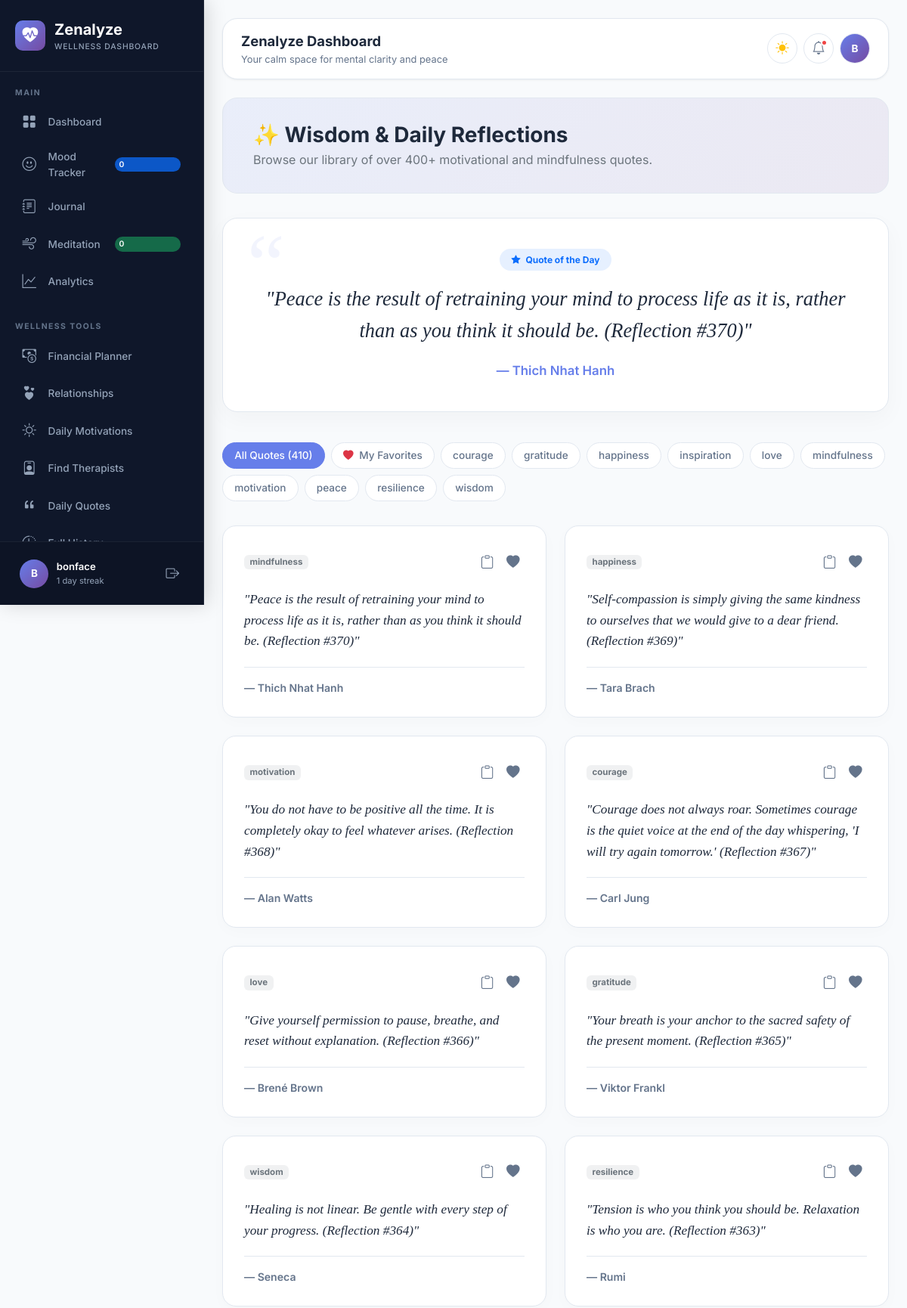
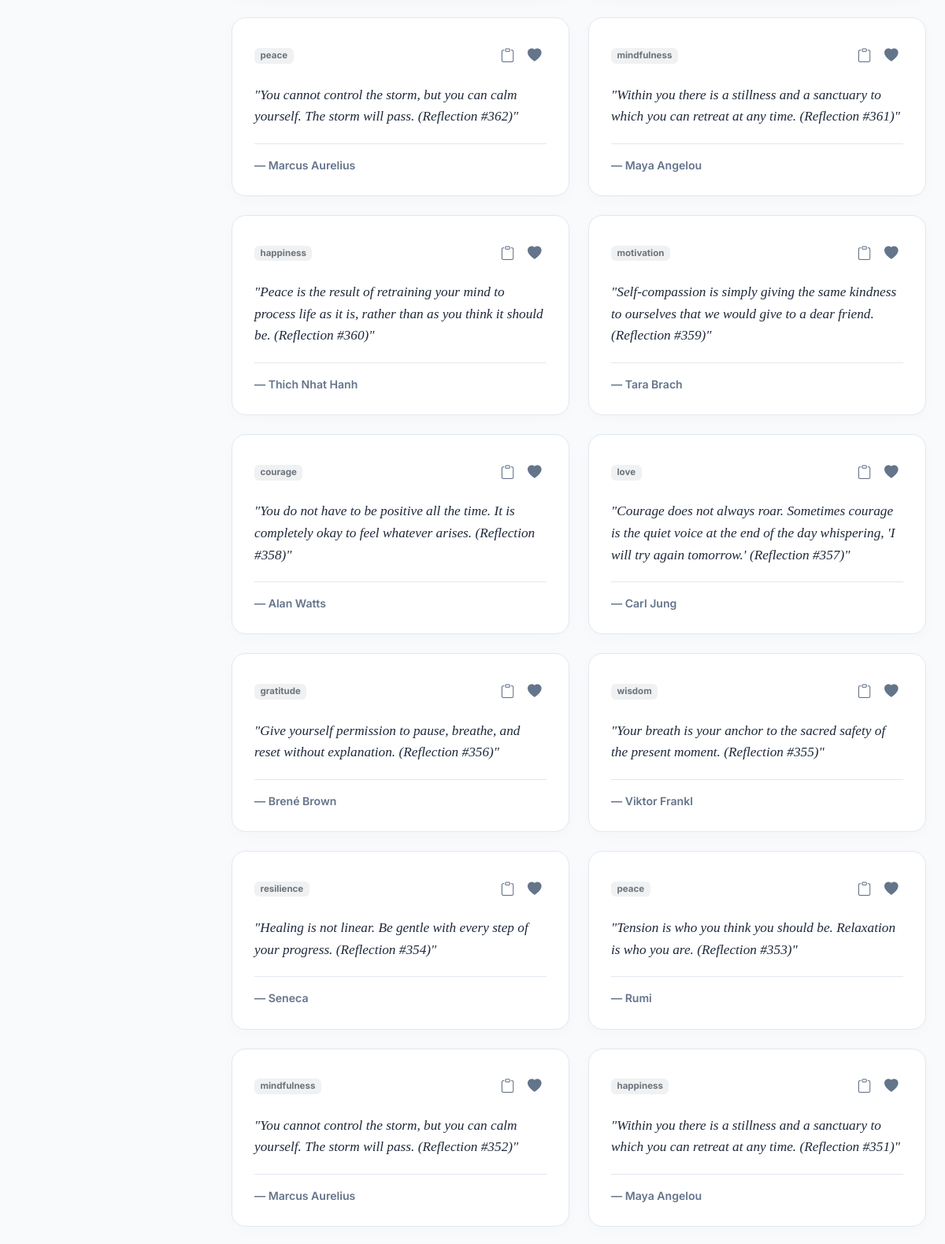
The app's page /quotes/ (signed in, upper part) with its own data (2 pictures, top to bottom).
### apps/accounts/models.py (models this page shows, shortened)
class User(AbstractUser):
    ROLE_CHOICES = [
        ('user', 'User'),
        ('admin', 'Admin'),
        ('therapist', 'Therapist'),
        ('moderator', 'Moderator'),
    ]
    email = models.EmailField(unique=True)
    full_name = models.CharField(max_length=150, blank=True)
    display_name = models.CharField(max_length=100, blank=True, null=True)
    avatar_url = models.CharField(max_length=500, blank=True, null=True)
    avatar = models.ImageField(upload_to='avatars/', blank=True, null=True)
    streak_days = models.IntegerField(default=0)
    wellness_score = models.IntegerField(default=50)
    role = models.CharField(max_length=20, choices=ROLE_CHOICES, default='user')
    emergency_contact_name = models.CharField(max_length=100, blank=True, null=True)
    emergency_contact_phone = models.CharField(max_length=50, blank=True, null=True)
    last_active = models.DateTimeField(auto_now=True)
    @property
    def is_admin_user(self):
        return self.role == 'admin' or self.is_superuser or self.is_staff
    @property
    def avatar_display_url(self):
        if self.avatar and hasattr(self.avatar, 'url'):
            return self.avatar.url
        if self.avatar_url:
            if self.avatar_url.startswith('http') or self.avatar_url.startswith('/'):
                return self.avatar_url
            return f"/{self.avatar_url}"
        return None
    @property
    def display_title(self):
        if self.display_name:
            return self.display_name
        if self.full_name:
            return self.full_name
        return self.username

### apps/quotes/models.py (models this page shows, shortened)
class Quote(models.Model):
    quote_text = models.TextField()
    author = models.CharField(max_length=255, default='Unknown')
    category = models.CharField(max_length=50, default='General')
    language = models.CharField(max_length=10, default='en')
    is_active = models.BooleanField(default=True)
    is_featured = models.BooleanField(default=False)
    created_at = models.DateTimeField(auto_now_add=True)
    class Meta:
        ordering = ['-created_at']

### apps/quotes/views.py (the view)
# urls.py: path('quotes/', views.quotes_view, name='quotes'),
@login_required
def quotes_view(request):
    user = request.user
    category = request.GET.get('category')
    fav_only = request.GET.get('favorite') == 'true'
    quotes_qs = Quote.objects.filter(is_active=True)
    if category and category != 'all':
        quotes_qs = quotes_qs.filter(category=category)
    user_fav_ids = list(
        QuoteUserInteraction.objects.filter(user=user, is_favorite=True).values_list('quote_id', flat=True)
    )
    if fav_only:
        quotes_qs = quotes_qs.filter(id__in=user_fav_ids)
    categories = Quote.objects.filter(is_active=True).values_list('category', flat=True).distinct().order_by('category')
    featured_quote = Quote.objects.filter(is_featured=True).first()
    if not featured_quote:
        featured_quote = Quote.objects.filter(is_active=True).first()
    paginator = Paginator(quotes_qs, 21)
    page_number = request.GET.get('page', 1)
    page_obj = paginator.get_page(page_number)
    return render(request, 'quotes/quotes.html', {
        'page_obj': page_obj,
        'categories': categories,
        'current_category': category,
        'is_favorite_filter': fav_only,
        'user_fav_ids': user_fav_ids,
        'featured_quote': featured_quote,
        'total_count': Quote.objects.filter(is_active=True).count(),
    })

### apps/notifications/models.py (called while the page is built)
    @property
    def icon_class(self):
        icon_map = {
            'system': 'bi-gear',
            'reminder': 'bi-bell',
            'achievement': 'bi-trophy',
            'community': 'bi-people',
            'mood': 'bi-emoji-smile',
            'journal': 'bi-journal-text',
            'wellness': 'bi-heart',
            'quote': 'bi-quote',
            'crisis': 'bi-exclamation-triangle',
            'message': 'bi-chat',
        }
        return icon_map.get(self.type, 'bi-bell')

### templates/quotes/quotes.html (shortened to what this page needs)
{% extends "base_dashboard.html" %}
{% block content %}
<div class="welcome-card">
    <h3 class="fw-bold mb-1">✨ Wisdom & Daily Reflections</h3>
    <p class="text-secondary mb-0">Browse our library of over 400+ motivational and mindfulness quotes.</p>
</div>
{% if featured_quote %}
<div class="daily-quote-feature">
    <span class="badge bg-primary bg-opacity-10 text-primary px-3 py-2 mb-3" style="border-radius: 50px;">
        <i class="bi bi-star-fill me-1"></i> Quote of the Day
    </span>
    <div class="quote-display-text">"{{ featured_quote.quote_text }}"</div>
    <div class="quote-author">— {{ featured_quote.author }}</div>
</div>
{% endif %}
<div class="category-filter-bar">
    <a href="{% url 'quotes:quotes' %}" class="filter-btn {% if not current_category or current_category == 'all' %}active{% endif %}">
        All Quotes ({{ total_count }})
    </a>
    <a href="{% url 'quotes:quotes' %}?favorite=true" class="filter-btn {% if is_favorite_filter %}active{% endif %}">
        <i class="bi bi-heart-fill text-danger me-1"></i> My Favorites
    </a>
    {% for cat in categories %}
    <a href="{% url 'quotes:quotes' %}?category={{ cat }}" class="filter-btn {% if current_category == cat %}active{% endif %}">
        {{ cat }}
    </a>
    {% endfor %}
</div>
<div class="quotes-grid">
    {% for quote in page_obj %}
    <div class="quote-card">
        <div>
            <div class="d-flex justify-content-between align-items-center mb-3">
                <span class="badge bg-secondary bg-opacity-10 text-secondary" style="border-radius: 6px; font-size: 0.72rem;">
                    {{ quote.category }}
                </span>
                <div class="d-flex gap-1">
                    <button class="quote-action-icon" onclick="copyQuoteText('{{ quote.quote_text|escapejs }} - {{ quote.author|escapejs }}', this)" title="Copy quote">
                        <i class="bi bi-clipboard"></i>
                    </button>
                    <button class="quote-action-icon {% if quote.id in user_fav_ids %}favorited{% endif %}" onclick="toggleFavoriteQuote({{ quote.id }}, this)" title="Add to favorites">
                        <i class="bi bi-heart-fill"></i>
                    </button>
                </div>
            </div>
            <div class="quote-card-text">"{{ quote.quote_text }}"</div>
        </div>
        <div class="quote-card-author pt-3 border-top" style="border-color: var(--border-color) !important;">
            — {{ quote.author }}
        </div>
    </div>
    {% empty %}
    <div class="col-12 text-center py-5 text-secondary">
        <i class="bi bi-quote fs-1 mb-2 d-block text-muted"></i>
        <h5>No quotes found in this category</h5>
    </div>
    {% endfor %}
</div>
{% endblock %}

### templates/includes/sidebar.html (shortened to what this page needs)
{% load static %}
<aside class="sidebar" id="sidebar">
    <div class="sidebar-header">
        <div class="sidebar-logo-icon"><i class="bi bi-heart-pulse-fill"></i></div>
        <div>
            <div class="sidebar-logo-text">Zenalyze</div>
            <div class="sidebar-logo-sub">Wellness Dashboard</div>
        </div>
    </div>
    <div class="sidebar-nav-wrap">
        <div class="nav-section">Main</div>
        <ul class="nav-list">
            <li class="nav-item">
                <a href="{% url 'wellness:dashboard' %}" class="nav-link {% if active_nav == 'dashboard' %}active{% endif %}">
                    <i class="bi bi-grid-fill"></i> <span>Dashboard</span>
                </a>
            </li>
            <li class="nav-item">
                <a href="{% url 'wellness:mood_log' %}" class="nav-link {% if active_nav == 'mood_log' %}active{% endif %}">
                    <i class="bi bi-emoji-smile"></i> <span>Mood Tracker</span>
                    <span class="nav-badge bg-primary bg-opacity-75 text-white">{{ user_stats.mood_count|default:0 }}</span>
                </a>
            </li>
            <li class="nav-item">
                <a href="{% url 'wellness:journal' %}" class="nav-link {% if active_nav == 'journal' %}active{% endif %}">
                    <i class="bi bi-journal-text"></i> <span>Journal</span>
                </a>
            </li>
            <li class="nav-item">
                <a href="{% url 'wellness:exercises' %}" class="nav-link {% if active_nav == 'exercises' %}active{% endif %}">
                    <i class="bi bi-wind"></i> <span>Meditation</span>
                    <span class="nav-badge bg-success bg-opacity-75 text-white">{{ user_stats.exercise_count|default:0 }}</span>
                </a>
            </li>
            <li class="nav-item">
                <a href="{% url 'wellness:analytics' %}" class="nav-link {% if active_nav == 'analytics' %}active{% endif %}">
                    <i class="bi bi-graph-up"></i> <span>Analytics</span>
                </a>
            </li>
        </ul>
        <div class="nav-section mt-3">Wellness Tools</div>
        <ul class="nav-list">
            <li class="nav-item">
                <a href="{% url 'wellness:financial' %}" class="nav-link {% if active_nav == 'financial' %}active{% endif %}">
                    <i class="bi bi-cash-coin"></i> <span>Financial Planner</span>
                </a>
            </li>
            <li class="nav-item">
                <a href="{% url 'wellness:relationships' %}" class="nav-link {% if active_nav == 'relationships' %}active{% endif %}">
                    <i class="bi bi-hearts"></i> <span>Relationships</span>
                </a>
            </li>
            <li class="nav-item">
                <a href="{% url 'wellness:motivations' %}" class="nav-link {% if active_nav == 'motivations' %}active{% endif %}">
                    <i class="bi bi-sun"></i> <span>Daily Motivations</span>
                </a>
            </li>
            <li class="nav-item">
                <a href="{% url 'therapists:index' %}" class="nav-link {% if active_nav == 'therapists' %}active{% endif %}">
                    <i class="bi bi-person-badge"></i> <span>Find Therapists</span>
                </a>
            </li>
            <li class="nav-item">
                <a href="{% url 'quotes:index' %}" class="nav-link {% if active_nav == 'quotes' %}active{% endif %}">
                    <i class="bi bi-quote"></i> <span>Daily Quotes</span>
                </a>
            </li>
            <li class="nav-item">
                <a href="{% url 'wellness:history' %}" class="nav-link {% if active_nav == 'history' %}active{% endif %}">
                    <i class="bi bi-clock-history"></i> <span>Full History</span>
                </a>
            </li>
        </ul>
    </div>
    <div class="sidebar-footer">
        <div class="sidebar-user">
            <div class="sidebar-avatar">
                {% if user.avatar_display_url %}
                    <img src="{{ user.avatar_display_url }}" alt="Avatar">
                {% else %}
                    {{ user.display_title|slice:":1"|upper }}
                {% endif %}
            </div>
            <div class="sidebar-user-info">
                <div class="sidebar-user-name">{{ user.display_title }}</div>
                <div class="sidebar-user-role">
                    {% if user.is_admin_user %}Admin{% else %}{{ user.streak_days }} day streak{% endif %}
                </div>
            </div>
            <a href="{% url 'accounts:logout' %}" class="sidebar-logout" title="Sign Out">
                <i class="bi bi-box-arrow-right"></i>
            </a>
        </div>
    </div>
</aside>

### templates/includes/topbar.html (shortened to what this page needs)
{% load static %}
<div class="topbar">
    <div class="topbar-left">
        <div>
            <div class="topbar-title">{% block topbar_title %}Zenalyze Dashboard{% endblock %}</div>
            <div class="topbar-subtitle">{% block topbar_subtitle %}Your calm space for mental clarity and peace{% endblock %}</div>
        </div>
    </div>
    <div class="topbar-right">
        <div class="dropdown">
            <button class="topbar-btn" data-bs-toggle="dropdown" title="Change Theme" aria-expanded="false">
                {% if current_theme == 'dark' %}
                    <i class="bi bi-moon-fill text-warning"></i>
                {% elif current_theme == 'auto' %}
                    <i class="bi bi-circle-half text-info"></i>
                {% else %}
                    <i class="bi bi-sun-fill text-warning"></i>
                {% endif %}
            </button>
        </div>
        <div class="dropdown">
            <button class="topbar-btn" data-bs-toggle="dropdown" title="Notifications" aria-expanded="false">
                <i class="bi bi-bell"></i>
                {% if unread_notifications_count > 0 %}
                <span class="notif-dot"></span>
                {% endif %}
            </button>
        </div>
        <div class="dropdown">
            <button class="topbar-btn" data-bs-toggle="dropdown" title="User Menu" aria-expanded="false">
                <div class="user-avatar-sm">
                    {% if user.avatar_display_url %}
                        <img src="{{ user.avatar_display_url }}" alt="Avatar">
                    {% else %}
                        {{ user.display_title|slice:":1"|upper }}
                    {% endif %}
                </div>
            </button>
        </div>
    </div>
</div>

### templates/quotes/quotes.html (style rules this page uses)
.welcome-card { background: linear-gradient(135deg, rgba(102, 126, 234, 0.1), rgba(118, 75, 162, 0.1)); border: 1px solid var(--border-color); border-radius: 20px; padding: 2rem 2.5rem; margin-bottom: 2rem; }
.daily-quote-feature { background: var(--card-bg); border: 1px solid var(--border-color); border-radius: 20px; padding: 2.5rem 2rem; text-align: center; margin-bottom: 2.5rem; box-shadow: 0 10px 30px rgba(0,0,0,0.03); position: relative; }
.daily-quote-feature::before { content: '“'; font-family: 'Playfair Display', serif; font-size: 7rem; position: absolute; top: -1.5rem; left: 2rem; opacity: 0.08; color: #667eea; pointer-events: none; }
.quote-display-text { font-family: 'Playfair Display', Georgia, serif; font-size: 1.65rem; line-height: 1.6; font-style: italic; color: var(--text-primary); max-width: 800px; margin: 0 auto 1.25rem auto; }
.quote-author { font-size: 1.05rem; font-weight: 600; color: #667eea; }
.category-filter-bar { display: flex; gap: 0.5rem; flex-wrap: wrap; margin-bottom: 2rem; }
.filter-btn { padding: 0.4rem 0.95rem; border-radius: 50px; border: 1px solid var(--border-color); background: var(--card-bg); color: var(--text-secondary); font-size: 0.85rem; font-weight: 500; text-decoration: none; transition: all 0.2s ease; }
.filter-btn:hover, .filter-btn.active { background: #667eea; color: white; border-color: #667eea; }
.quotes-grid { display: grid; grid-template-columns: repeat(auto-fill, minmax(320px, 1fr)); gap: 1.5rem; margin-bottom: 2.5rem; }
.quote-card { background: var(--card-bg); border: 1px solid var(--border-color); border-radius: 18px; padding: 1.75rem; display: flex; flex-direction: column; justify-content: space-between; box-shadow: 0 5px 20px rgba(0,0,0,0.02); transition: transform 0.25s, box-shadow 0.25s; }
.quote-card-text { font-family: 'Playfair Display', serif; font-size: 1.08rem; line-height: 1.6; color: var(--text-primary); margin-bottom: 1.25rem; font-style: italic; }
.quote-card-author { font-size: 0.88rem; font-weight: 600; color: var(--text-secondary); }
.quote-action-icon { background: transparent; border: none; color: var(--text-secondary); font-size: 1.1rem; padding: 0.4rem; border-radius: 8px; cursor: pointer; transition: all 0.2s; }

### records on screen
User: display_title "B", display_title "bonface", streak_days "1"
Quote: quote_text "Peace is the result of retraining your mind to process life as it is, rather than as you think it should be. (Reflection #370)", author "Thich Nhat Hanh", category "mindfulness"
Quote: category "happiness", quote_text "Self-compassion is simply giving the same kindness to ourselves that we would give to a dear friend. (Reflection #369)", author "Tara Brach"
Quote: category "motivation", quote_text "You do not have to be positive all the time. It is completely okay to feel whatever arises. (Reflection #368)", author "Alan Watts"
Quote: category "courage", quote_text "Courage does not always roar. Sometimes courage is the quiet voice at the end of the day whispering, 'I will try again tomorrow.' (Reflection #367)", author "Carl Jung"
Quote: category "love", quote_text "Give yourself permission to pause, breathe, and reset without explanation. (Reflection #366)", author "Brené Brown"
Quote: category "gratitude", quote_text "Your breath is your anchor to the sacred safety of the present moment. (Reflection #365)", author "Viktor Frankl"
Quote: category "wisdom", quote_text "Healing is not linear. Be gentle with every step of your progress. (Reflection #364)", author "Seneca"
Quote: category "resilience", quote_text "Tension is who you think you should be. Relaxation is who you are. (Reflection #363)", author "Rumi"
Quote: category "peace", quote_text "You cannot control the storm, but you can calm yourself. The storm will pass. (Reflection #362)", author "Marcus Aurelius"
Quote: category "mindfulness", quote_text "Within you there is a stillness and a sanctuary to which you can retreat at any time. (Reflection #361)", author "Maya Angelou"
Quote: category "happiness", quote_text "Peace is the result of retraining your mind to process life as it is, rather than as you think it should be. (Reflection #360)", author "Thich Nhat Hanh"
Quote: category "motivation", quote_text "Self-compassion is simply giving the same kindness to ourselves that we would give to a dear friend. (Reflection #359)", author "Tara Brach"
Quote: category "courage", quote_text "You do not have to be positive all the time. It is completely okay to feel whatever arises. (Reflection #358)", author "Alan Watts"
Quote: category "love", quote_text "Courage does not always roar. Sometimes courage is the quiet voice at the end of the day whispering, 'I will try again tomorrow.' (Reflection #357)", author "Carl Jung"
Quote: category "gratitude", quote_text "Give yourself permission to pause, breathe, and reset without explanation. (Reflection #356)", author "Brené Brown"
Quote: category "wisdom", quote_text "Your breath is your anchor to the sacred safety of the present moment. (Reflection #355)", author "Viktor Frankl"
Quote: category "resilience", quote_text "Healing is not linear. Be gentle with every step of your progress. (Reflection #354)", author "Seneca"
Quote: category "peace", quote_text "Tension is who you think you should be. Relaxation is who you are. (Reflection #353)", author "Rumi"
Quote: category "mindfulness", quote_text "You cannot control the storm, but you can calm yourself. The storm will pass. (Reflection #352)", author "Marcus Aurelius"
Quote: category "happiness", quote_text "Within you there is a stillness and a sanctuary to which you can retreat at any time. (Reflection #351)", author "Maya Angelou"

### other values on screen
{{ user_stats.mood_count|default:0 }} "0"
{{ user_stats.exercise_count|default:0 }} "0"
{{ total_count }} "410"
{{ cat }} "courage" "gratitude" "happiness" "inspiration" "love" "mindfulness" "motivation" "peace" "resilience" "wisdom"
